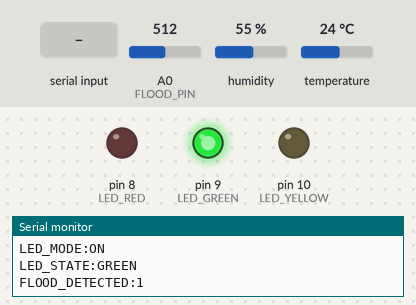
The sketch below on a simulated Arduino Uno, built with avr-gcc and run on an emulated ATmega328P. On the bench: output pins drawn as LEDs (lit = HIGH), the last lines printed to the serial monitor. Inputs (shaded band) come from the test bench; at power-on: temperature 24 °C, A0 (FLOOD_PIN) = 512, humidity 55 %. EEPROM starts erased.

Above: at 2.2 s.
2.3 s: temperature set to 28 °C
7.2 s: temperature set to 31 °C
At 10.9 s:
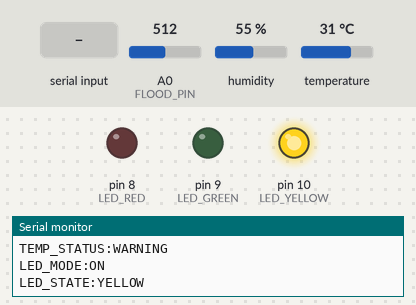
11.5 s: temperature set to 33 °C
15.2 s: temperature set to 36 °C
At 19.2 s:
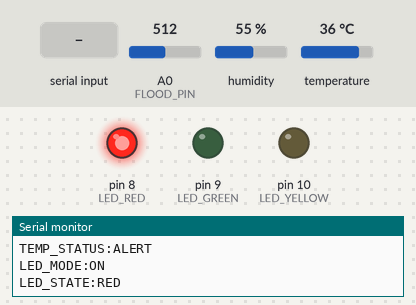
21.5 s: "LED_OFF\n" received over Serial
At 22.3 s:
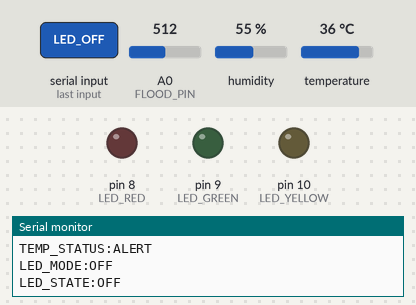
Timing chart, 0 to 24.0 s (numbered marks = the images above; inputs shaded):
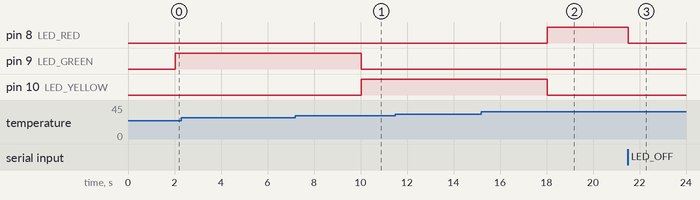

The sketch:

ProiectNanu.ino
```cpp
#include <DHT.h>
#include <EEPROM.h>

#define DHT_PIN 2
#define DHT_TYPE DHT11

#define LED_GREEN 9
#define LED_YELLOW 10
#define LED_RED 8

#define FLOOD_PIN A0
#define FLOOD_THRESHOLD 300

#define MAX_MESSAGES 10
#define MESSAGE_SIZE 30
#define EEPROM_MESSAGES_START 0

#define EEPROM_FLOOD_COUNT 300
#define EEPROM_FLOOD_STATE 301

DHT dht(DHT_PIN, DHT_TYPE);

int messageIndex = 0;
unsigned long lastReadTime = 0;
const unsigned long readInterval = 2000;

float temperature = 0.0;
float humidity = 0.0;
bool ledAutomaticEnabled = true;
bool floodDetected = false;

void turnOffAllLeds() {
  digitalWrite(LED_GREEN, LOW);
  digitalWrite(LED_YELLOW, LOW);
  digitalWrite(LED_RED, LOW);
}

String getTemperatureStatus(float temp) {
  if (temp < 30) return "NORMAL";
  else if (temp < 35) return "WARNING";
  else return "ALERT";
}

void updateLedsByTemperature(float temp) {
  if (!ledAutomaticEnabled) {
    turnOffAllLeds();
    Serial.println("LED_STATE:OFF");
    return;
  }
  if (temp < 30) {
    digitalWrite(LED_GREEN, HIGH);
    digitalWrite(LED_YELLOW, LOW);
    digitalWrite(LED_RED, LOW);
    Serial.println("LED_STATE:GREEN");
  } else if (temp < 35) {
    digitalWrite(LED_GREEN, LOW);
    digitalWrite(LED_YELLOW, HIGH);
    digitalWrite(LED_RED, LOW);
    Serial.println("LED_STATE:YELLOW");
  } else {
    digitalWrite(LED_GREEN, LOW);
    digitalWrite(LED_YELLOW, LOW);
    digitalWrite(LED_RED, HIGH);
    Serial.println("LED_STATE:RED");
  }
}

void saveMessageToEEPROM(String message) {
  if (message.length() > MESSAGE_SIZE - 1) {
    message = message.substring(0, MESSAGE_SIZE - 1);
  }
  int address = EEPROM_MESSAGES_START + (messageIndex % MAX_MESSAGES) * MESSAGE_SIZE;
  for (int i = 0; i < MESSAGE_SIZE; i++) {
    EEPROM.write(address + i, i < (int)message.length() ? message[i] : '\0');
  }
  Serial.print("MSG_SAVED:");
  Serial.println(message);
  messageIndex++;
}

String readMessageFromEEPROM(int index) {
  int address = EEPROM_MESSAGES_START + index * MESSAGE_SIZE;
  String result = "";
  for (int i = 0; i < MESSAGE_SIZE; i++) {
    char c = EEPROM.read(address + i);
    if (c == '\0') break;
    result += c;
  }
  return result;
}

void printStoredMessages() {
  Serial.println("MESSAGES_BEGIN");
  for (int i = 0; i < MAX_MESSAGES; i++) {
    String msg = readMessageFromEEPROM(i);
    if (msg.length() > 0) {
      Serial.print("MSG:");
      Serial.print(i);
      Serial.print(":");
      Serial.println(msg);
    }
  }
  Serial.println("MESSAGES_END");
}

void saveFloodEventToEEPROM() {
  byte count = EEPROM.read(EEPROM_FLOOD_COUNT);
  if (count > 250) count = 0;
  count++;
  EEPROM.write(EEPROM_FLOOD_COUNT, count);
  EEPROM.write(EEPROM_FLOOD_STATE, 1);
}

void checkFloodSensor() {
  int sensorValue = analogRead(FLOOD_PIN);
  bool currentFlood = (sensorValue > FLOOD_THRESHOLD) && (sensorValue < 1023);

  if (currentFlood && !floodDetected) {
    floodDetected = true;
    saveFloodEventToEEPROM();
    byte count = EEPROM.read(EEPROM_FLOOD_COUNT);
    Serial.print("FLOOD_DETECTED:");
    Serial.println(count);
  } else if (!currentFlood && floodDetected) {
    floodDetected = false;
    EEPROM.write(EEPROM_FLOOD_STATE, 0);
    Serial.println("FLOOD_CLEAR");
  }
}

void setup() {
  Serial.begin(9600);
  dht.begin();
  pinMode(LED_GREEN, OUTPUT);
  pinMode(LED_YELLOW, OUTPUT);
  pinMode(LED_RED, OUTPUT);
  turnOffAllLeds();
  EEPROM.write(EEPROM_FLOOD_STATE, 0);
  delay(1000);
  Serial.println("SYSTEM_READY");
  Serial.println("LED_MODE:ON");
}

void loop() {
  if (millis() - lastReadTime >= readInterval) {
    lastReadTime = millis();

    temperature = dht.readTemperature();
    humidity = dht.readHumidity();

    if (isnan(temperature) || isnan(humidity) || temperature < -10 || temperature > 60) {
      Serial.println("DHT_ERROR");
    } else {
      Serial.print("TEMP:");
      Serial.println(temperature);
      Serial.print("HUM:");
      Serial.println(humidity);
      Serial.print("TEMP_STATUS:");
      Serial.println(getTemperatureStatus(temperature));
      Serial.print("LED_MODE:");
      Serial.println(ledAutomaticEnabled ? "ON" : "OFF");
      updateLedsByTemperature(temperature);
    }

    checkFloodSensor();
  }

  if (Serial.available()) {
    String command = Serial.readStringUntil('\n');
    command.trim();

    if (command == "LED_ON") {
      ledAutomaticEnabled = true;
      Serial.println("LED_MODE:ON");
      if (!isnan(temperature)) updateLedsByTemperature(temperature);
    } else if (command == "LED_OFF") {
      ledAutomaticEnabled = false;
      turnOffAllLeds();
      Serial.println("LED_MODE:OFF");
      Serial.println("LED_STATE:OFF");
    } else if (command.startsWith("M:")) {
      String message = command.substring(2);
      saveMessageToEEPROM(message);
    } else if (command == "GET_MESSAGES") {
      printStoredMessages();
    } else if (command == "GET_FLOOD_COUNT") {
      byte count = EEPROM.read(EEPROM_FLOOD_COUNT);
      Serial.print("FLOOD_COUNT:");
      Serial.println(count);
    } else {
      Serial.print("UNKNOWN_COMMAND:");
      Serial.println(command);
    }
  }
}
```

Measured:
- the behaviour switches between 29 and 30 °C on temperature (found by bisection; images 0 and 1)
- the behaviour switches between 34 and 35 °C on temperature (found by bisection; images 1 and 2)
- after the input at 7.2 s, pin 9 (LED_GREEN): HIGH → LOW after 2.8 s; pin 10 (LED_YELLOW): LOW → HIGH after 2.8 s
- after the input at 15.2 s, pin 8 (LED_RED): LOW → HIGH after 2.8 s; pin 10 (LED_YELLOW): HIGH → LOW after 2.8 s
- after the input at 21.5 s, pin 8 (LED_RED): HIGH → LOW at once
